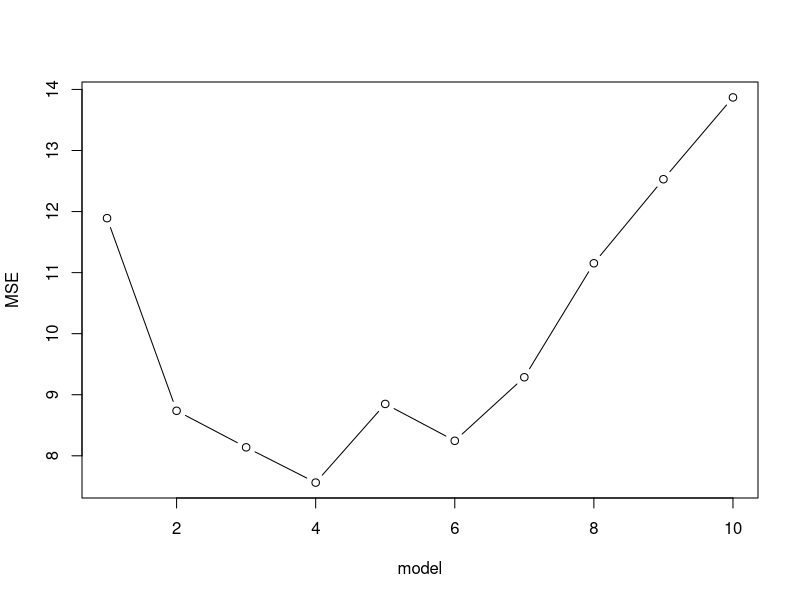
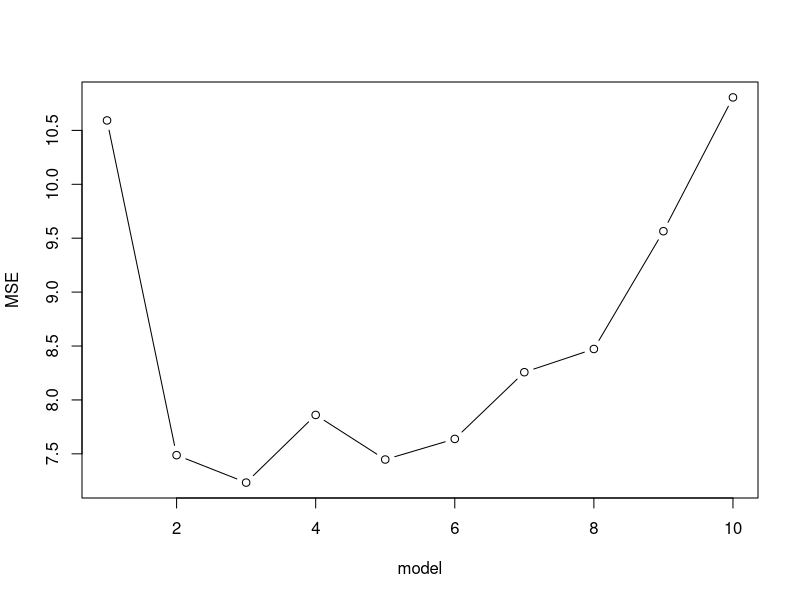

Recreate these plots in R, in order.
## ---- chunk 1
knitr::opts_chunk$set(echo = TRUE)
## ---- chunk 2
kfoldCV <- function(K, formulas, dataset){
  m <- length(formulas)
  
  #idx is a shuffled vector of row numbers
  idx <- sample(1:nrow(dataset))
  #folds partitions the row indices
  folds <- split(idx, as.factor(1:K))

  #an empty data frame to store the results of each validation
  results <- data.frame(fold = rep(1:K, rep(m,K)),
                        model = rep(1:m, K),
                        error = 0)    
  for(k in 1:K){
    #split the data into training and testing sets
    training <- dataset[-folds[[k]],]
    testing <- dataset[folds[[k]],]
    #go through each model and estimate MSE
    for(f in 1:m){
      #fit the model to the training data
      fit <- lm(formula = formulas[[f]], data=training)
      #calculate the average squared error on the testing data
      results[results$fold == k & results$model == f, "error"] <- mean((predict(fit, newdata=testing)-testing$mpg)^2)
    }
  }
  #aggregate over each model, averaging the error
  aggregated <- aggregate(error~model, data=results, FUN="mean")
  #produces a simple line & dot plot
  plot(error ~ model, type="b", data=aggregated, ylab="MSE")
#  lines(error ~ model, data=aggregated)
  print(which(aggregated$error == min(aggregated$error)))
  print(formulas[[which(aggregated$error == min(aggregated$error))]])
  return(aggregated)
}
## ---- chunk 3
createModelStats <- function(formulas, dataset){
  n <- nrow(dataset)
  model.stats <- data.frame(model <- as.character(formulas))
  for(m in 1:length(formulas)){
    modelsum <- summary(lm(formulas[[m]], data=dataset))
    #I am using k = p+1, the number of predictors + the intercept
    model.stats$k[m] <- nrow(modelsum$coefficients)
    model.stats$Rsq[m] <- modelsum$r.squared
    model.stats$Rsq.adj[m] <- modelsum$adj.r.squared
    L <- logLik(lm(formulas[[m]], data=mtcars))[1]
    model.stats$AIC[m] <- -2*L + 2*model.stats$k[m]
    model.stats$BIC[m] <- -2*L + model.stats$k[m] * log(n)
  }
  return(model.stats)  
}
## ---- chunk 4
predictors = c("1",names(mtcars)[2:11])
used = 1
M <- list(10)


M0 <- lm(reformulate(predictors[used], "mpg"), data=mtcars)

RSS <- anova(M0)["Residuals","Sum Sq"]

formulas <- list()

for(model in 1:10){
  RSS.best <- RSS
  for(try in predictors[-used]){
    M <- lm(reformulate(c(predictors[used],try), "mpg"), data=mtcars)
    RSS.new <- anova(M)["Residuals","Sum Sq"]
    if(RSS.new <= RSS.best){
      new.pred <- try
      RSS.best <- RSS.new
    }
  }
  formulas[[model]] <- reformulate(c(predictors[used],new.pred), "mpg")
  M[[model]] <- lm(formulas[[model]], data=mtcars) 
  RSS <- anova(M[[model]])["Residuals","Sum Sq"]
  print(paste("adding", new.pred, "; RSS = ", RSS))
  used <- c(used, which(predictors==new.pred))
}

kfoldCV(4, formulas, mtcars)

createModelStats(formulas, mtcars)
## ---- chunk 5
M <- list(10)

predictors = c("1",names(mtcars)[2:11])
used = 2:11


M10 <- lm(reformulate(predictors[c(1,used)], "mpg"), data=mtcars)
RSS <- anova(M10)["Residuals","Sum Sq"]
formulas <- list()
formulas[[10]] <- reformulate(predictors[used], "mpg")

print(paste("Full Model RSS: ", RSS))
for(model in 9:1){
  RSS.best <- var(mtcars$mpg)*(nrow(mtcars)-1)
  for(try in used){
    M <- lm(reformulate(predictors[used[-which(used==try)]], "mpg"), data=mtcars)
    RSS.new <- anova(M)["Residuals","Sum Sq"]
    if(RSS.new <= RSS.best){
      new.pred <- try
      RSS.best <- RSS.new
    }
  }
  formulas[[model]] <- reformulate(predictors[used[-which(used==try)]], "mpg")
  M[[model]] <- lm(formulas[[model]], data=mtcars) 
  RSS <- anova(M[[model]])["Residuals","Sum Sq"]
  print(paste("removing", predictors[new.pred], "; RSS = ", RSS))
  used <- used[-which(used==new.pred)]
}

kfoldCV(8, formulas, mtcars)
createModelStats(formulas, mtcars)
